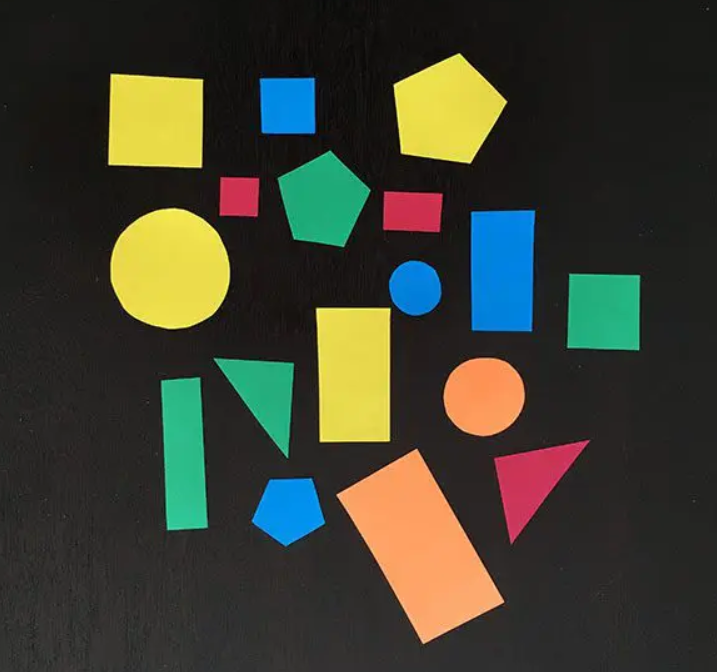
#> input picture ImageProcessing/PyImageSearch/Step4/center_in_shapes/src/shapes.png, 717 x 672 px
$ python center_of_shape.py --image src/shapes.png
#> lines starting #> are read from the running program, lines starting #| are printed output that depends on the picture; after the words box and inside, x2 and y2 are one past the last pixel; in counts of white or black regions, pixels touching at a corner belong together
# gerekli paketleri(kütüphaneleri) içe aktarıyoruz
import cv2
import imutils
import argparse
# terminalden argüman girişi alabilmek için argaparse kütüphanesi kullanıyoruz
ap = argparse.ArgumentParser()  # ArgumentParser sınıfını ap değişkenine atıyoruz
ap.add_argument("-i","--image",required=True,  # ap değişkeninin add_argument fonksiyonunu kullanarak alacağımız argümanları belirliyoruz.
    help="path to the input image")
args=vars(ap.parse_args())

image = cv2.imread(args["image"])  # giriş görüntüsünü diskten alıyoruz
#> image is the input picture: shape (672, 717, 3); mean B, G, R 48.7, 62.6, 61

gray = cv2.cvtColor(image,cv2.COLOR_BGR2GRAY) #orijinal resmimizi gri tona çeviriyoruz
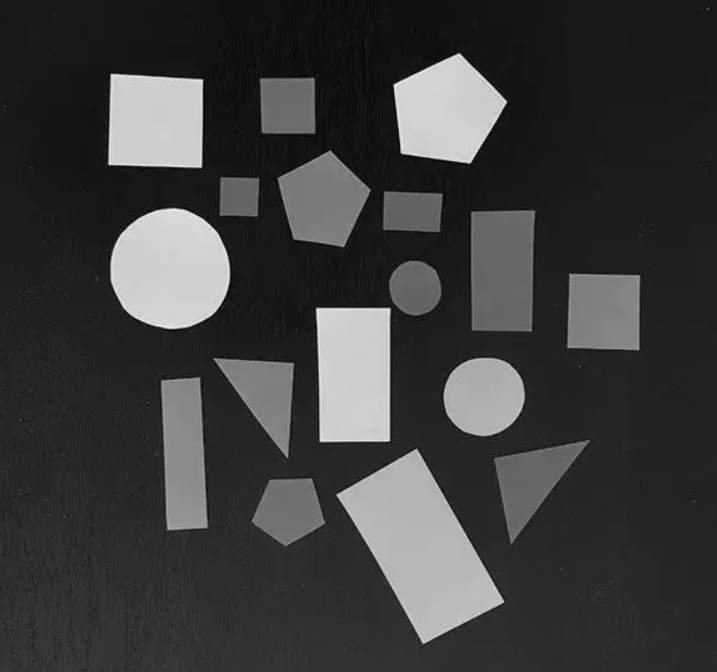
#> gray: shape (672, 717); min 2, max 241, mean 60.4
blurred = cv2.GaussianBlur(gray,(5,5),0)          #gri tondaki resmimizi blurluyoruz ve gürültüleri azaltıyoruz
ret,thresh = cv2.threshold(blurred,65,255,cv2.THRESH_BINARY)    #gri tona çevirdiğimiz resmin eşik değerini artırıyoruz ve 2 boyuta çeviriyoruz
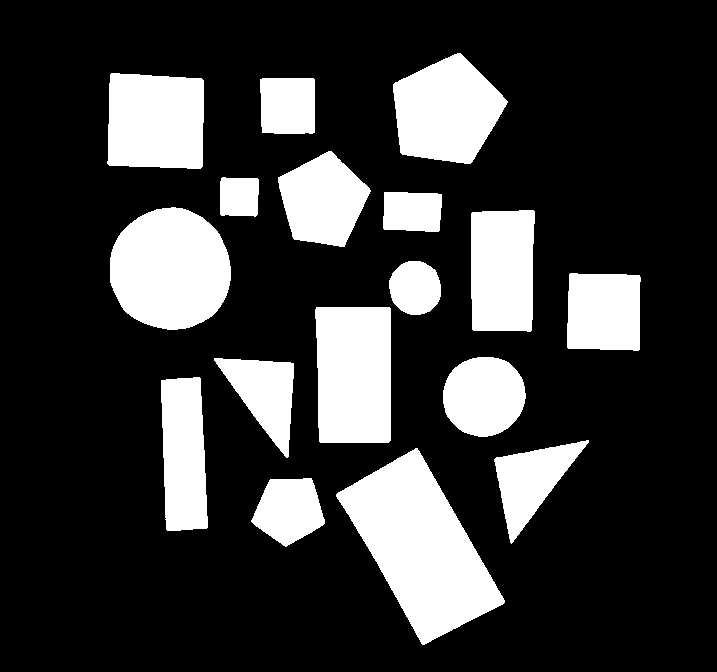
#> thresh: shape (672, 717); 22.2% white; 17 white regions

cnts = cv2.findContours(thresh.copy(),cv2.RETR_EXTERNAL,cv2.CHAIN_APPROX_SIMPLE)  #thresh değişkenindeki görüntünün conturlarını buluyoruz
#> cnts = 17 contours; largest, box (x1, y1, x2, y2) and area: (336, 448, 505, 645) 16248, (110, 207, 231, 330) 11533, (315, 307, 391, 443) 9804, (393, 53, 508, 164) 8742, (107, 73, 204, 169) 8516
cnts = imutils.grab_contours(cnts)

for c in cnts:  # bulduğumuz konturlar üzerinde döngü yapıyoruz

    M = cv2.moments(c)          # konturların alanının merkezini buluyoruz
    cX = int(M["m10"] / M["m00"])
    cY = int(M["m01"] / M["m00"])

    cv2.drawContours(image,[c],-1,(0,255,0),2)  #orijinal resmimizin üstüne bulunan konturları çiziyoruz
    cv2.circle(image,(cX,cY),7,(0,0,255),-1)     #bulunan konturların cX,cY merkezli ve 7 birim yarıçaplı bir çember çiziyoruz
    cv2.putText(image,"center",(cX-20,cY-20),cv2.FONT_HERSHEY_SIMPLEX,0.5,(0,0,0),2)   #merkez kısmının üst kısmına merkez yazdırıyoruz (orijinal resim üstüne)

    cv2.imshow('image',image) #çıktımızı görüntülüyoruz
    cv2.waitKey(0)
    cv2.destroyAllWindows() #tüm pencereleri kapatırız
#> this loop made 17 passes
#> (cX, cY) on passes 1 to 12: (288, 509), (420, 546), (530, 480), (183, 454), (264, 393), (483, 395), (353, 373), (603, 311), (414, 287), (501, 269), (169, 268), (411, 211)
#> pass 1, `cv2.imshow('image',image)`:
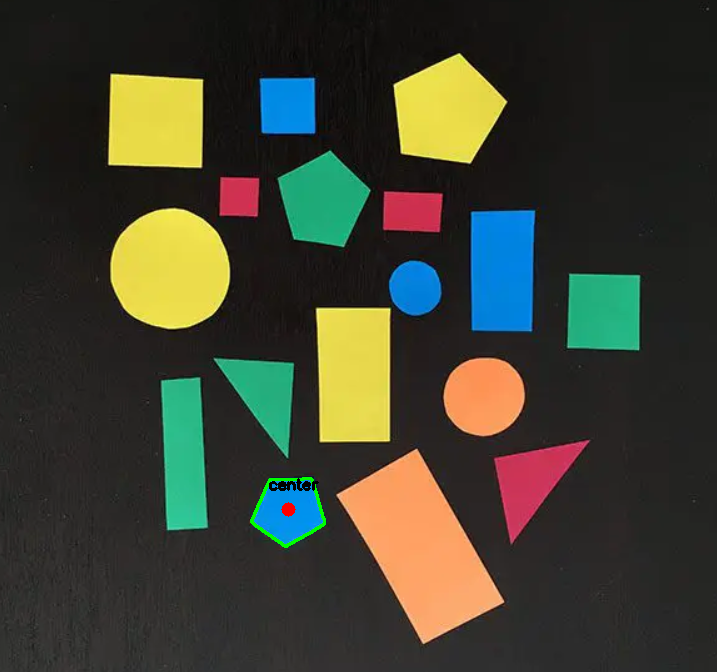
#> window 'image': shape (672, 717, 3); mean B, G, R 48.3, 62.7, 61
#> pass 2, `cv2.imshow('image',image)`:
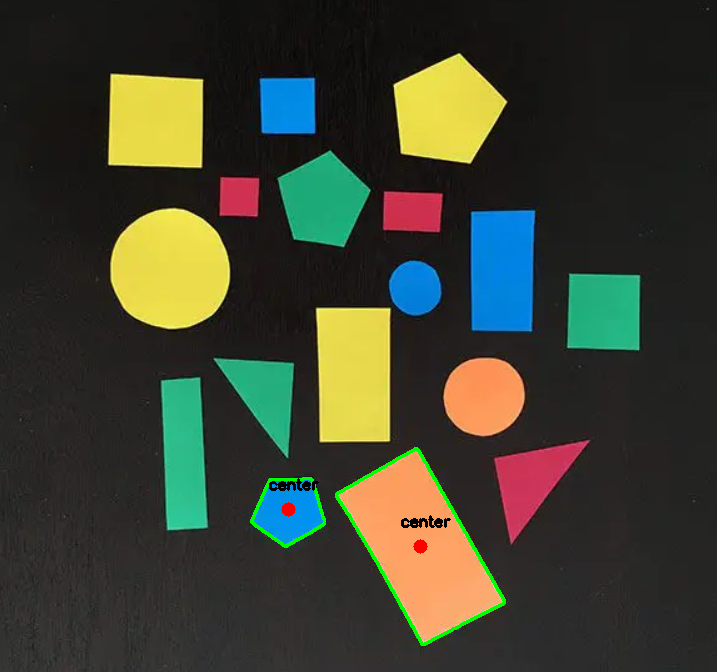
#> window 'image': shape (672, 717, 3); mean B, G, R 48, 63.3, 60.4
#> after the loop:
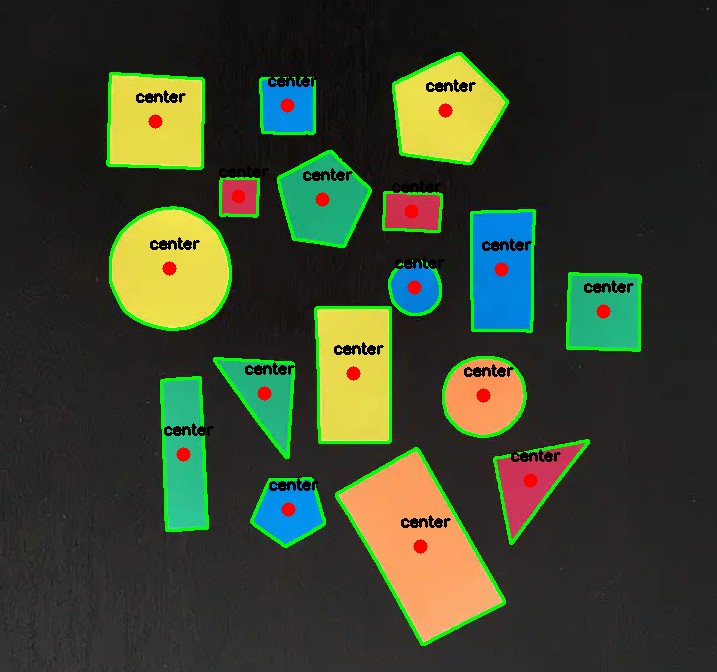
#> image: shape (672, 717, 3); 5.13% of pixels changed, all inside (x1, y1, x2, y2) = (106, 52, 642, 646)
